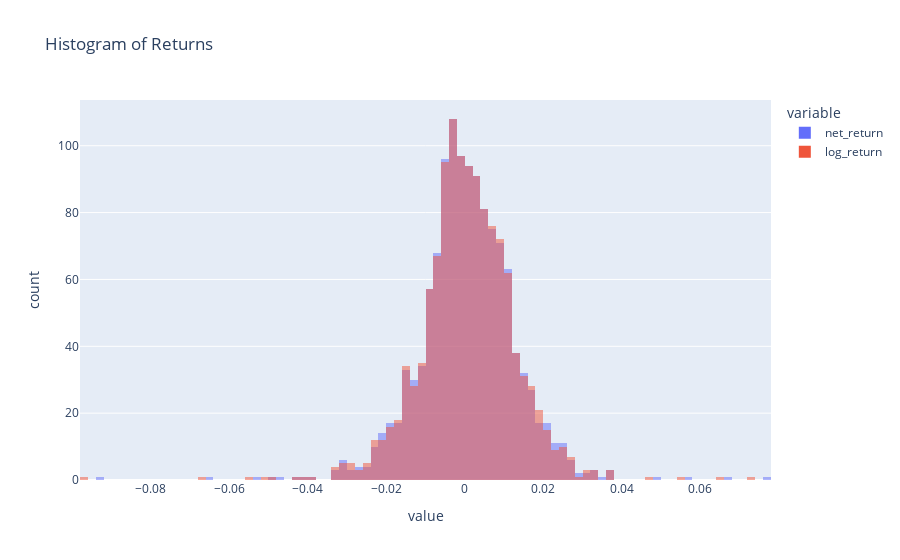

Write notebook code for a chart like this one.
### Code cell
import plotly.express as px

px.histogram(data_frame = sbux, 
x = ['net_return','log_return'], 
barmode = 'overlay', 
opacity = 0.5,
title = "Histogram of Returns")

### Figure 1 — Plotly figure (JSON) as saved in the notebook; plotly's stock layout.template omitted (floating-point values rounded to 4 significant figures; data arrays with more than 128 entries replaced by an {"elided": "..."} marker saying what was removed)
{"data": [{"alignmentgroup": "True", "bingroup": "x", "hovertemplate": "variable=net_return<br>value=%{x}<br>count=%{y}<extra></extra>", "legendgroup": "net_return", "marker": {"color": "#636efa", "opacity": 0.5, "pattern": {"shape": ""}}, "name": "net_return", "offsetgroup": "net_return", "orientation": "v", "showlegend": true, "type": "histogram", "x": {"elided": "1259 float values"}, "xaxis": "x", "yaxis": "y"}, {"alignmentgroup": "True", "bingroup": "x", "hovertemplate": "variable=log_return<br>value=%{x}<br>count=%{y}<extra></extra>", "legendgroup": "log_return", "marker": {"color": "#EF553B", "opacity": 0.5, "pattern": {"shape": ""}}, "name": "log_return", "offsetgroup": "log_return", "orientation": "v", "showlegend": true, "type": "histogram", "x": {"elided": "1259 float values"}, "xaxis": "x", "yaxis": "y"}], "layout": {"autosize": true, "barmode": "overlay", "legend": {"title": {"text": "variable"}, "tracegroupgap": 0}, "title": {"text": "Histogram of Returns"}, "xaxis": {"anchor": "y", "autorange": true, "domain": [0, 1], "range": [-0.098, 0.078], "title": {"text": "value"}, "type": "linear"}, "yaxis": {"anchor": "x", "autorange": true, "domain": [0, 1], "range": [0, 113.7], "title": {"text": "count"}}}}
